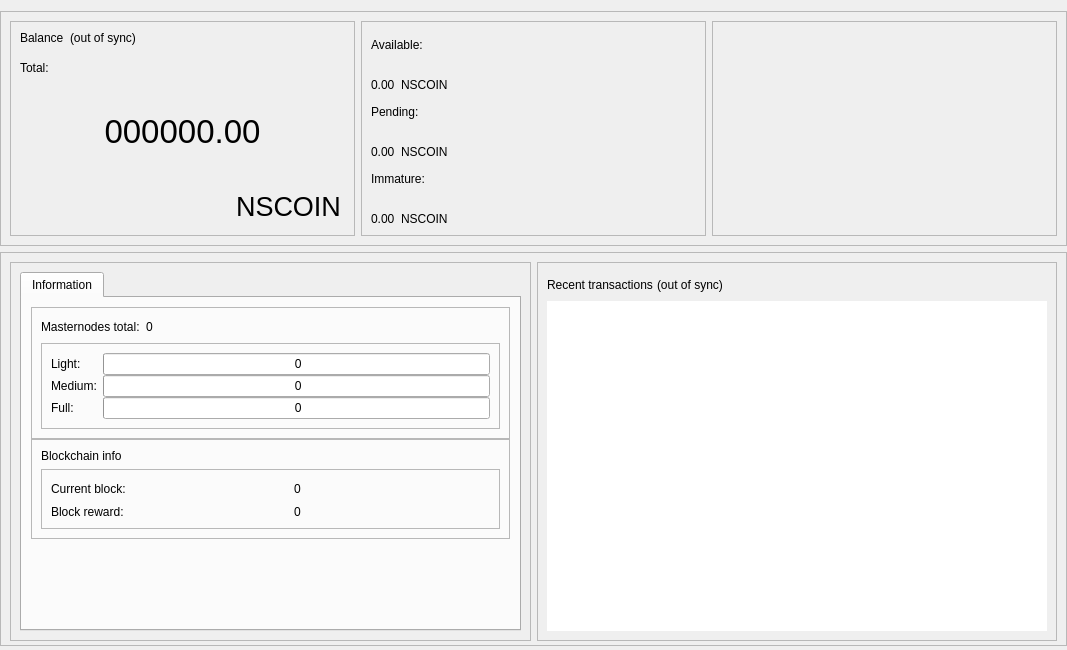
<?xml version="1.0" encoding="UTF-8"?>
<ui version="4.0">
 <class>OverviewPage</class>
 <widget class="QWidget" name="OverviewPage">
  <property name="geometry">
   <rect>
    <x>0</x>
    <y>0</y>
    <width>1067</width>
    <height>650</height>
   </rect>
  </property>
  <property name="minimumSize">
   <size>
    <width>960</width>
    <height>0</height>
   </size>
  </property>
  <property name="windowTitle">
   <string>Form</string>
  </property>
  <layout class="QVBoxLayout" name="topLayout">
   <property name="leftMargin">
    <number>0</number>
   </property>
   <property name="rightMargin">
    <number>0</number>
   </property>
   <property name="bottomMargin">
    <number>4</number>
   </property>
   <item>
    <layout class="QVBoxLayout" name="verticalLayout_main">
     <property name="sizeConstraint">
      <enum>QLayout::SetDefaultConstraint</enum>
     </property>
     <property name="leftMargin">
      <number>0</number>
     </property>
     <property name="rightMargin">
      <number>0</number>
     </property>
     <item>
      <widget class="QFrame" name="frame_blue">
       <property name="enabled">
        <bool>true</bool>
       </property>
       <property name="sizePolicy">
        <sizepolicy hsizetype="Preferred" vsizetype="Preferred">
         <horstretch>0</horstretch>
         <verstretch>0</verstretch>
        </sizepolicy>
       </property>
       <property name="minimumSize">
        <size>
         <width>1065</width>
         <height>220</height>
        </size>
       </property>
       <property name="maximumSize">
        <size>
         <width>16777215</width>
         <height>16777215</height>
        </size>
       </property>
       <property name="sizeIncrement">
        <size>
         <width>0</width>
         <height>0</height>
        </size>
       </property>
       <property name="baseSize">
        <size>
         <width>0</width>
         <height>500</height>
        </size>
       </property>
       <property name="frameShape">
        <enum>QFrame::StyledPanel</enum>
       </property>
       <property name="frameShadow">
        <enum>QFrame::Raised</enum>
       </property>
       <layout class="QHBoxLayout" name="horizontalLayout">
        <item>
         <widget class="QFrame" name="frame_blue_1">
          <property name="minimumSize">
           <size>
            <width>345</width>
            <height>200</height>
           </size>
          </property>
          <property name="maximumSize">
           <size>
            <width>16777215</width>
            <height>16777215</height>
           </size>
          </property>
          <property name="frameShape">
           <enum>QFrame::StyledPanel</enum>
          </property>
          <property name="frameShadow">
           <enum>QFrame::Raised</enum>
          </property>
          <layout class="QHBoxLayout" name="horizontalLayout_2">
           <item>
            <layout class="QVBoxLayout" name="verticalLayout">
             <item>
              <layout class="QHBoxLayout" name="horizontalLayout_3">
               <property name="spacing">
                <number>6</number>
               </property>
               <property name="sizeConstraint">
                <enum>QLayout::SetFixedSize</enum>
               </property>
               <item>
                <widget class="QLabel" name="label_5">
                 <property name="minimumSize">
                  <size>
                   <width>0</width>
                   <height>24</height>
                  </size>
                 </property>
                 <property name="maximumSize">
                  <size>
                   <width>16777215</width>
                   <height>24</height>
                  </size>
                 </property>
                 <property name="text">
                  <string>Balance</string>
                 </property>
                 <property name="alignment">
                  <set>Qt::AlignLeading|Qt::AlignLeft|Qt::AlignTop</set>
                 </property>
                </widget>
               </item>
               <item>
                <widget class="QLabel" name="labelWalletStatus">
                 <property name="minimumSize">
                  <size>
                   <width>0</width>
                   <height>24</height>
                  </size>
                 </property>
                 <property name="maximumSize">
                  <size>
                   <width>16777215</width>
                   <height>24</height>
                  </size>
                 </property>
                 <property name="text">
                  <string>(out of sync)</string>
                 </property>
                 <property name="alignment">
                  <set>Qt::AlignLeading|Qt::AlignLeft|Qt::AlignTop</set>
                 </property>
                </widget>
               </item>
               <item>
                <spacer name="horizontalSpacer">
                 <property name="orientation">
                  <enum>Qt::Horizontal</enum>
                 </property>
                 <property name="sizeHint" stdset="0">
                  <size>
                   <width>40</width>
                   <height>20</height>
                  </size>
                 </property>
                </spacer>
               </item>
              </layout>
             </item>
             <item>
              <widget class="QLabel" name="labelTotalText">
               <property name="maximumSize">
                <size>
                 <width>16777215</width>
                 <height>15</height>
                </size>
               </property>
               <property name="text">
                <string>Total:</string>
               </property>
              </widget>
             </item>
             <item>
              <widget class="QLabel" name="labelTotal">
               <property name="sizePolicy">
                <sizepolicy hsizetype="Preferred" vsizetype="Preferred">
                 <horstretch>0</horstretch>
                 <verstretch>0</verstretch>
                </sizepolicy>
               </property>
               <property name="minimumSize">
                <size>
                 <width>0</width>
                 <height>100</height>
                </size>
               </property>
               <property name="maximumSize">
                <size>
                 <width>16777215</width>
                 <height>100</height>
                </size>
               </property>
               <property name="font">
                <font>
                 <pointsize>25</pointsize>
                 <weight>50</weight>
                 <bold>false</bold>
                </font>
               </property>
               <property name="mouseTracking">
                <bool>false</bool>
               </property>
               <property name="text">
                <string>000000.00</string>
               </property>
               <property name="alignment">
                <set>Qt::AlignCenter</set>
               </property>
              </widget>
             </item>
             <item>
              <layout class="QHBoxLayout" name="horizontalLayout_11">
               <item>
                <spacer name="horizontalSpacer_8">
                 <property name="orientation">
                  <enum>Qt::Horizontal</enum>
                 </property>
                 <property name="sizeHint" stdset="0">
                  <size>
                   <width>40</width>
                   <height>20</height>
                  </size>
                 </property>
                </spacer>
               </item>
               <item>
                <widget class="QPushButton" name="blabel_NSCOIN">
                 <property name="font">
                  <font>
                   <pointsize>20</pointsize>
                   <italic>false</italic>
                   <kerning>true</kerning>
                  </font>
                 </property>
                 <property name="cursor">
                  <cursorShape>PointingHandCursor</cursorShape>
                 </property>
                 <property name="text">
                  <string>NSCOIN</string>
                 </property>
                 <property name="flat">
                  <bool>true</bool>
                 </property>
                </widget>
               </item>
              </layout>
             </item>
            </layout>
           </item>
          </layout>
         </widget>
        </item>
        <item>
         <widget class="QFrame" name="frame_blue_2">
          <property name="minimumSize">
           <size>
            <width>345</width>
            <height>200</height>
           </size>
          </property>
          <property name="maximumSize">
           <size>
            <width>16777215</width>
            <height>16777215</height>
           </size>
          </property>
          <property name="frameShape">
           <enum>QFrame::StyledPanel</enum>
          </property>
          <property name="frameShadow">
           <enum>QFrame::Raised</enum>
          </property>
          <layout class="QVBoxLayout" name="verticalLayout_3">
           <item>
            <layout class="QVBoxLayout" name="verticalLayout_2">
             <item>
              <widget class="QLabel" name="labelBalanceText">
               <property name="text">
                <string>Available:</string>
               </property>
              </widget>
             </item>
             <item>
              <layout class="QHBoxLayout" name="horizontalLayout_4">
               <item>
                <widget class="QLabel" name="labelBalance">
                 <property name="text">
                  <string>0.00</string>
                 </property>
                 <property name="alignment">
                  <set>Qt::AlignBottom|Qt::AlignLeading|Qt::AlignLeft</set>
                 </property>
                </widget>
               </item>
               <item>
                <widget class="QLabel" name="label_NSCOIN2">
                 <property name="text">
                  <string>NSCOIN</string>
                 </property>
                 <property name="alignment">
                  <set>Qt::AlignBottom|Qt::AlignLeading|Qt::AlignLeft</set>
                 </property>
                </widget>
               </item>
               <item>
                <spacer name="horizontalSpacer_3">
                 <property name="orientation">
                  <enum>Qt::Horizontal</enum>
                 </property>
                 <property name="sizeHint" stdset="0">
                  <size>
                   <width>40</width>
                   <height>20</height>
                  </size>
                 </property>
                </spacer>
               </item>
              </layout>
             </item>
             <item>
              <widget class="QLabel" name="labelPendingText">
               <property name="text">
                <string>Pending:</string>
               </property>
              </widget>
             </item>
             <item>
              <layout class="QHBoxLayout" name="horizontalLayout_5">
               <item>
                <widget class="QLabel" name="labelUnconfirmed">
                 <property name="text">
                  <string>0.00</string>
                 </property>
                 <property name="alignment">
                  <set>Qt::AlignBottom|Qt::AlignLeading|Qt::AlignLeft</set>
                 </property>
                </widget>
               </item>
               <item>
                <widget class="QLabel" name="label_NSCOIN3">
                 <property name="text">
                  <string>NSCOIN</string>
                 </property>
                 <property name="alignment">
                  <set>Qt::AlignBottom|Qt::AlignLeading|Qt::AlignLeft</set>
                 </property>
                </widget>
               </item>
               <item>
                <spacer name="horizontalSpacer_4">
                 <property name="orientation">
                  <enum>Qt::Horizontal</enum>
                 </property>
                 <property name="sizeHint" stdset="0">
                  <size>
                   <width>40</width>
                   <height>20</height>
                  </size>
                 </property>
                </spacer>
               </item>
              </layout>
             </item>
             <item>
              <widget class="QLabel" name="labelImmatureText">
               <property name="text">
                <string>Immature:</string>
               </property>
              </widget>
             </item>
             <item>
              <layout class="QHBoxLayout" name="horizontalLayout_6">
               <item>
                <widget class="QLabel" name="labelImmature">
                 <property name="text">
                  <string>0.00</string>
                 </property>
                 <property name="alignment">
                  <set>Qt::AlignBottom|Qt::AlignLeading|Qt::AlignLeft</set>
                 </property>
                </widget>
               </item>
               <item>
                <widget class="QLabel" name="label_NSCOIN4">
                 <property name="text">
                  <string>NSCOIN</string>
                 </property>
                 <property name="alignment">
                  <set>Qt::AlignBottom|Qt::AlignLeading|Qt::AlignLeft</set>
                 </property>
                </widget>
               </item>
               <item>
                <spacer name="horizontalSpacer_5">
                 <property name="orientation">
                  <enum>Qt::Horizontal</enum>
                 </property>
                 <property name="sizeHint" stdset="0">
                  <size>
                   <width>40</width>
                   <height>20</height>
                  </size>
                 </property>
                </spacer>
               </item>
              </layout>
             </item>
            </layout>
           </item>
          </layout>
         </widget>
        </item>
        <item>
         <spacer name="horizontalSpacer_9">
          <property name="orientation">
           <enum>Qt::Horizontal</enum>
          </property>
          <property name="sizeHint" stdset="0">
           <size>
            <width>40</width>
            <height>20</height>
           </size>
          </property>
         </spacer>
        </item>
        <item>
         <widget class="QFrame" name="frame_blue_3">
          <property name="minimumSize">
           <size>
            <width>345</width>
            <height>200</height>
           </size>
          </property>
          <property name="maximumSize">
           <size>
            <width>16777215</width>
            <height>16777215</height>
           </size>
          </property>
          <property name="frameShape">
           <enum>QFrame::StyledPanel</enum>
          </property>
          <property name="frameShadow">
           <enum>QFrame::Raised</enum>
          </property>
          <layout class="QVBoxLayout" name="verticalLayout_5">
           <item>
            <layout class="QVBoxLayout" name="verticalLayout_4"/>
           </item>
          </layout>
         </widget>
        </item>
       </layout>
      </widget>
     </item>
     <item>
      <widget class="QFrame" name="frame_bottom">
       <property name="minimumSize">
        <size>
         <width>0</width>
         <height>100</height>
        </size>
       </property>
       <property name="maximumSize">
        <size>
         <width>16777215</width>
         <height>16777215</height>
        </size>
       </property>
       <property name="frameShape">
        <enum>QFrame::StyledPanel</enum>
       </property>
       <property name="frameShadow">
        <enum>QFrame::Raised</enum>
       </property>
       <layout class="QHBoxLayout" name="horizontalLayout_7">
        <property name="bottomMargin">
         <number>4</number>
        </property>
        <item>
         <widget class="QFrame" name="frame_bottom_1">
          <property name="minimumSize">
           <size>
            <width>355</width>
            <height>100</height>
           </size>
          </property>
          <property name="maximumSize">
           <size>
            <width>16777215</width>
            <height>16777215</height>
           </size>
          </property>
          <property name="frameShape">
           <enum>QFrame::StyledPanel</enum>
          </property>
          <property name="frameShadow">
           <enum>QFrame::Raised</enum>
          </property>
          <layout class="QVBoxLayout" name="verticalLayout_9">
           <property name="bottomMargin">
            <number>9</number>
           </property>
           <item>
            <layout class="QVBoxLayout" name="verticalLayout_7">
             <item>
              <widget class="QTabWidget" name="AdditionalFeatures">
               <property name="currentIndex">
                <number>0</number>
               </property>
               <widget class="QWidget" name="TabInformation">
                <attribute name="title">
                 <string>Information</string>
                </attribute>
                <layout class="QVBoxLayout" name="verticalLayout_13">
                 <item>
                  <layout class="QVBoxLayout" name="verticalLayout_11">
                   <property name="spacing">
                    <number>0</number>
                   </property>
                   <item>
                    <layout class="QVBoxLayout" name="verticalLayout_16"/>
                   </item>
                   <item>
                    <widget class="QFrame" name="frameMnInfo">
                     <property name="minimumSize">
                      <size>
                       <width>0</width>
                       <height>100</height>
                      </size>
                     </property>
                     <property name="frameShape">
                      <enum>QFrame::StyledPanel</enum>
                     </property>
                     <property name="frameShadow">
                      <enum>QFrame::Raised</enum>
                     </property>
                     <layout class="QVBoxLayout" name="verticalLayout_17">
                      <item>
                       <layout class="QHBoxLayout" name="horizontalLayout_9">
                        <item>
                         <widget class="QLabel" name="labelMnTotal">
                          <property name="minimumSize">
                           <size>
                            <width>0</width>
                            <height>0</height>
                           </size>
                          </property>
                          <property name="maximumSize">
                           <size>
                            <width>16777215</width>
                            <height>16777215</height>
                           </size>
                          </property>
                          <property name="text">
                           <string>Masternodes total:</string>
                          </property>
                         </widget>
                        </item>
                        <item>
                         <widget class="QLabel" name="labelMnTotal_Value">
                          <property name="text">
                           <string>0</string>
                          </property>
                         </widget>
                        </item>
                        <item>
                         <spacer name="horizontalSpacer_7">
                          <property name="orientation">
                           <enum>Qt::Horizontal</enum>
                          </property>
                          <property name="sizeHint" stdset="0">
                           <size>
                            <width>40</width>
                            <height>20</height>
                           </size>
                          </property>
                         </spacer>
                        </item>
                       </layout>
                      </item>
                      <item>
                       <widget class="QFrame" name="frameMnInfoLevels">
                        <property name="minimumSize">
                         <size>
                          <width>0</width>
                          <height>80</height>
                         </size>
                        </property>
                        <property name="frameShape">
                         <enum>QFrame::StyledPanel</enum>
                        </property>
                        <property name="frameShadow">
                         <enum>QFrame::Raised</enum>
                        </property>
                        <layout class="QGridLayout" name="gridLayout_2">
                         <property name="horizontalSpacing">
                          <number>6</number>
                         </property>
                         <property name="verticalSpacing">
                          <number>0</number>
                         </property>
                         <item row="0" column="1">
                          <widget class="QProgressBar" name="graphMN1">
                           <property name="minimumSize">
                            <size>
                             <width>0</width>
                             <height>20</height>
                            </size>
                           </property>
                           <property name="maximumSize">
                            <size>
                             <width>16777215</width>
                             <height>16777215</height>
                            </size>
                           </property>
                           <property name="value">
                            <number>0</number>
                           </property>
                           <property name="format">
                            <string> %v</string>
                           </property>
                          </widget>
                         </item>
                         <item row="1" column="1">
                          <widget class="QProgressBar" name="graphMN2">
                           <property name="minimumSize">
                            <size>
                             <width>0</width>
                             <height>20</height>
                            </size>
                           </property>
                           <property name="maximumSize">
                            <size>
                             <width>16777215</width>
                             <height>16777215</height>
                            </size>
                           </property>
                           <property name="value">
                            <number>0</number>
                           </property>
                           <property name="format">
                            <string> %v</string>
                           </property>
                          </widget>
                         </item>
                         <item row="3" column="1">
                          <widget class="QProgressBar" name="graphMN3">
                           <property name="minimumSize">
                            <size>
                             <width>0</width>
                             <height>20</height>
                            </size>
                           </property>
                           <property name="maximumSize">
                            <size>
                             <width>16777215</width>
                             <height>16777215</height>
                            </size>
                           </property>
                           <property name="value">
                            <number>0</number>
                           </property>
                           <property name="format">
                            <string> %v</string>
                           </property>
                          </widget>
                         </item>
                         <item row="1" column="0">
                          <widget class="QLabel" name="label_2">
                           <property name="minimumSize">
                            <size>
                             <width>0</width>
                             <height>0</height>
                            </size>
                           </property>
                           <property name="maximumSize">
                            <size>
                             <width>16777215</width>
                             <height>16777215</height>
                            </size>
                           </property>
                           <property name="text">
                            <string>Medium:</string>
                           </property>
                          </widget>
                         </item>
                         <item row="3" column="0">
                          <widget class="QLabel" name="label_3">
                           <property name="minimumSize">
                            <size>
                             <width>0</width>
                             <height>0</height>
                            </size>
                           </property>
                           <property name="maximumSize">
                            <size>
                             <width>16777215</width>
                             <height>16777215</height>
                            </size>
                           </property>
                           <property name="text">
                            <string>Full:</string>
                           </property>
                          </widget>
                         </item>
                         <item row="0" column="0">
                          <widget class="QLabel" name="label">
                           <property name="minimumSize">
                            <size>
                             <width>0</width>
                             <height>0</height>
                            </size>
                           </property>
                           <property name="maximumSize">
                            <size>
                             <width>16777215</width>
                             <height>16777215</height>
                            </size>
                           </property>
                           <property name="text">
                            <string>Light:</string>
                           </property>
                          </widget>
                         </item>
                        </layout>
                       </widget>
                      </item>
                     </layout>
                    </widget>
                   </item>
                   <item>
                    <widget class="QFrame" name="frameBlockchainInfo">
                     <property name="minimumSize">
                      <size>
                       <width>0</width>
                       <height>100</height>
                      </size>
                     </property>
                     <property name="frameShape">
                      <enum>QFrame::StyledPanel</enum>
                     </property>
                     <property name="frameShadow">
                      <enum>QFrame::Raised</enum>
                     </property>
                     <layout class="QVBoxLayout" name="verticalLayout_18">
                      <item>
                       <widget class="QLabel" name="label_blockchaininfo">
                        <property name="text">
                         <string>Blockchain info</string>
                        </property>
                       </widget>
                      </item>
                      <item>
                       <widget class="QFrame" name="frameBlockchainInfoData">
                        <property name="minimumSize">
                         <size>
                          <width>0</width>
                          <height>0</height>
                         </size>
                        </property>
                        <property name="frameShape">
                         <enum>QFrame::StyledPanel</enum>
                        </property>
                        <property name="frameShadow">
                         <enum>QFrame::Raised</enum>
                        </property>
                        <layout class="QGridLayout" name="gridLayout_3">
                         <property name="verticalSpacing">
                          <number>6</number>
                         </property>
                         <item row="0" column="2">
                          <widget class="QLabel" name="label_CurrentBlock_value">
                           <property name="text">
                            <string>0</string>
                           </property>
                          </widget>
                         </item>
                         <item row="0" column="0">
                          <widget class="QLabel" name="label_CurrentBlock">
                           <property name="minimumSize">
                            <size>
                             <width>0</width>
                             <height>0</height>
                            </size>
                           </property>
                           <property name="maximumSize">
                            <size>
                             <width>16777215</width>
                             <height>16777215</height>
                            </size>
                           </property>
                           <property name="text">
                            <string>Current block:</string>
                           </property>
                          </widget>
                         </item>
                         <item row="1" column="0">
                          <widget class="QLabel" name="label_CurrentBlockReward">
                           <property name="text">
                            <string>Block reward:</string>
                           </property>
                          </widget>
                         </item>
                         <item row="1" column="2">
                          <widget class="QLabel" name="label_CurrentBlockReward_value">
                           <property name="text">
                            <string>0</string>
                           </property>
                          </widget>
                         </item>
                         <item row="0" column="1">
                          <spacer name="horizontalSpacer_6">
                           <property name="orientation">
                            <enum>Qt::Horizontal</enum>
                           </property>
                           <property name="sizeType">
                            <enum>QSizePolicy::Fixed</enum>
                           </property>
                           <property name="sizeHint" stdset="0">
                            <size>
                             <width>40</width>
                             <height>20</height>
                            </size>
                           </property>
                          </spacer>
                         </item>
                        </layout>
                       </widget>
                      </item>
                     </layout>
                    </widget>
                   </item>
                   <item>
                    <spacer name="verticalSpacer_2">
                     <property name="orientation">
                      <enum>Qt::Vertical</enum>
                     </property>
                     <property name="sizeHint" stdset="0">
                      <size>
                       <width>20</width>
                       <height>10</height>
                      </size>
                     </property>
                    </spacer>
                   </item>
                  </layout>
                 </item>
                </layout>
               </widget>
              </widget>
             </item>
            </layout>
           </item>
          </layout>
         </widget>
        </item>
        <item>
         <widget class="QFrame" name="frame_bottom_2">
          <property name="minimumSize">
           <size>
            <width>0</width>
            <height>100</height>
           </size>
          </property>
          <property name="maximumSize">
           <size>
            <width>16777215</width>
            <height>16777215</height>
           </size>
          </property>
          <property name="frameShape">
           <enum>QFrame::StyledPanel</enum>
          </property>
          <property name="frameShadow">
           <enum>QFrame::Raised</enum>
          </property>
          <layout class="QVBoxLayout" name="verticalLayout_10">
           <item>
            <layout class="QVBoxLayout" name="verticalLayout_8">
             <property name="spacing">
              <number>4</number>
             </property>
             <item>
              <layout class="QHBoxLayout" name="horizontalLayout_8">
               <item>
                <widget class="QLabel" name="label_4">
                 <property name="minimumSize">
                  <size>
                   <width>0</width>
                   <height>25</height>
                  </size>
                 </property>
                 <property name="maximumSize">
                  <size>
                   <width>16777215</width>
                   <height>25</height>
                  </size>
                 </property>
                 <property name="text">
                  <string>Recent transactions</string>
                 </property>
                </widget>
               </item>
               <item>
                <widget class="QLabel" name="labelTransactionsStatus">
                 <property name="text">
                  <string>(out of sync)</string>
                 </property>
                </widget>
               </item>
               <item>
                <spacer name="horizontalSpacer_2">
                 <property name="orientation">
                  <enum>Qt::Horizontal</enum>
                 </property>
                 <property name="sizeHint" stdset="0">
                  <size>
                   <width>40</width>
                   <height>20</height>
                  </size>
                 </property>
                </spacer>
               </item>
              </layout>
             </item>
             <item>
              <widget class="QListView" name="listTransactions">
               <property name="sizePolicy">
                <sizepolicy hsizetype="Expanding" vsizetype="Expanding">
                 <horstretch>0</horstretch>
                 <verstretch>0</verstretch>
                </sizepolicy>
               </property>
               <property name="maximumSize">
                <size>
                 <width>16777215</width>
                 <height>600</height>
                </size>
               </property>
               <property name="styleSheet">
                <string notr="true"/>
               </property>
               <property name="frameShape">
                <enum>QFrame::NoFrame</enum>
               </property>
               <property name="verticalScrollBarPolicy">
                <enum>Qt::ScrollBarAlwaysOff</enum>
               </property>
               <property name="horizontalScrollBarPolicy">
                <enum>Qt::ScrollBarAlwaysOff</enum>
               </property>
               <property name="alternatingRowColors">
                <bool>true</bool>
               </property>
              </widget>
             </item>
            </layout>
           </item>
          </layout>
         </widget>
        </item>
       </layout>
      </widget>
     </item>
    </layout>
   </item>
  </layout>
 </widget>
 <resources/>
 <connections/>
</ui>
